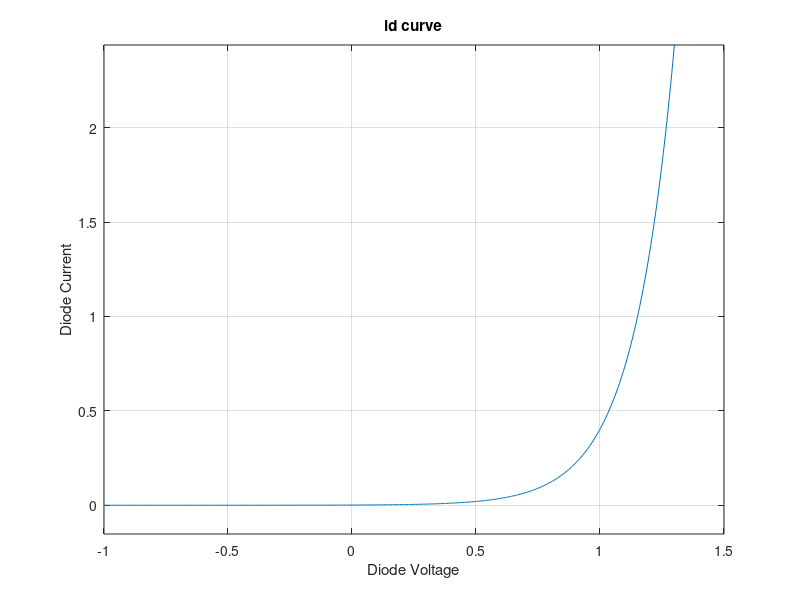

Source code (MATLAB):
voltage_diode = @(v) 1-v-200*0.001*(exp(6*v)-1);
current = @(v) 0.001*(exp(6*v)-1);
ezplot(current,[-1,1.5,-0.1,1])
grid on
xlabel('Diode Voltage')
ylabel('Diode Current')
title('id curve')
v_diode = fzero(voltage_diode, 0)

